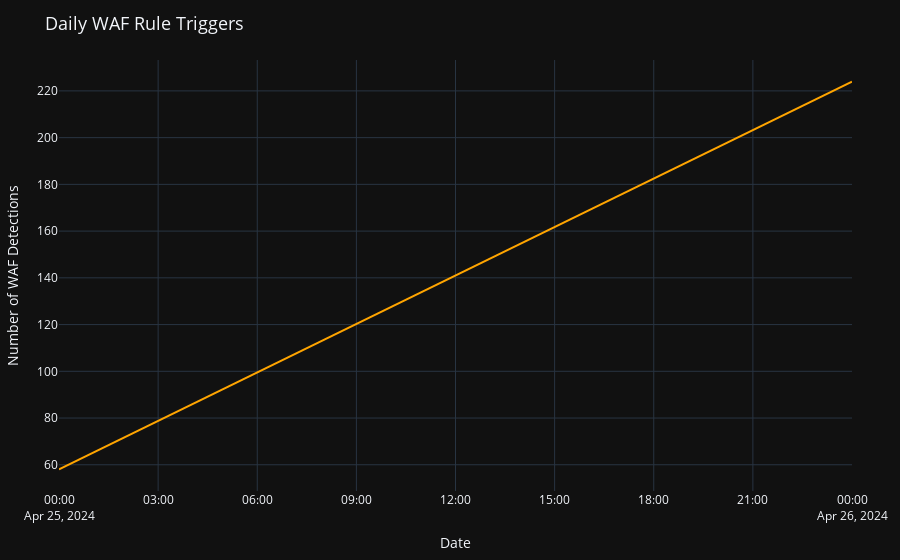

Notebook source saved alongside this figure:
### Code cell
df['date'] = df['time'].dt.date
daily_attacks = df.groupby('date')['detection_types'].count().reset_index(name='WAF Trigger Count')
fig_daily = px.line(daily_attacks,x='date',y='WAF Trigger Count',title='Daily WAF Rule Triggers',color_discrete_sequence=['orange'],
                    labels={'date': 'Date', 'WAF Trigger Count': 'WAF Trigger Count'})
fig_daily.update_layout(template='plotly_dark',title_font_size=18,xaxis_title='Date',yaxis_title='Number of WAF Detections',
                        hovermode='x unified',margin=dict(l=40, r=40, t=60, b=40))
fig_daily.update_traces(line=dict(width=2), marker=dict(size=4))
fig_daily.show()

### Figure 1 — Plotly figure (JSON) as saved in the notebook; plotly's stock layout.template omitted (floating-point values rounded to 4 significant figures)
{"data": [{"hovertemplate": "Date=%{x}<br>WAF Trigger Count=%{y}<extra></extra>", "legendgroup": "", "line": {"color": "orange", "dash": "solid", "width": 2}, "marker": {"size": 4, "symbol": "circle"}, "mode": "lines", "name": "", "orientation": "v", "showlegend": false, "type": "scatter", "x": ["2024-04-25", "2024-04-26"], "xaxis": "x", "y": [58, 224], "yaxis": "y"}], "layout": {"autosize": true, "hovermode": "x unified", "legend": {"tracegroupgap": 0}, "margin": {"b": 40, "l": 40, "r": 40, "t": 60}, "title": {"font": {"size": 18}, "text": "Daily WAF Rule Triggers"}, "xaxis": {"anchor": "y", "autorange": true, "domain": [0, 1], "range": ["2024-04-25", "2024-04-26"], "title": {"text": "Date"}, "type": "date"}, "yaxis": {"anchor": "x", "autorange": true, "domain": [0, 1], "range": [-0.05556, 1.056], "title": {"text": "Number of WAF Detections"}}}}
